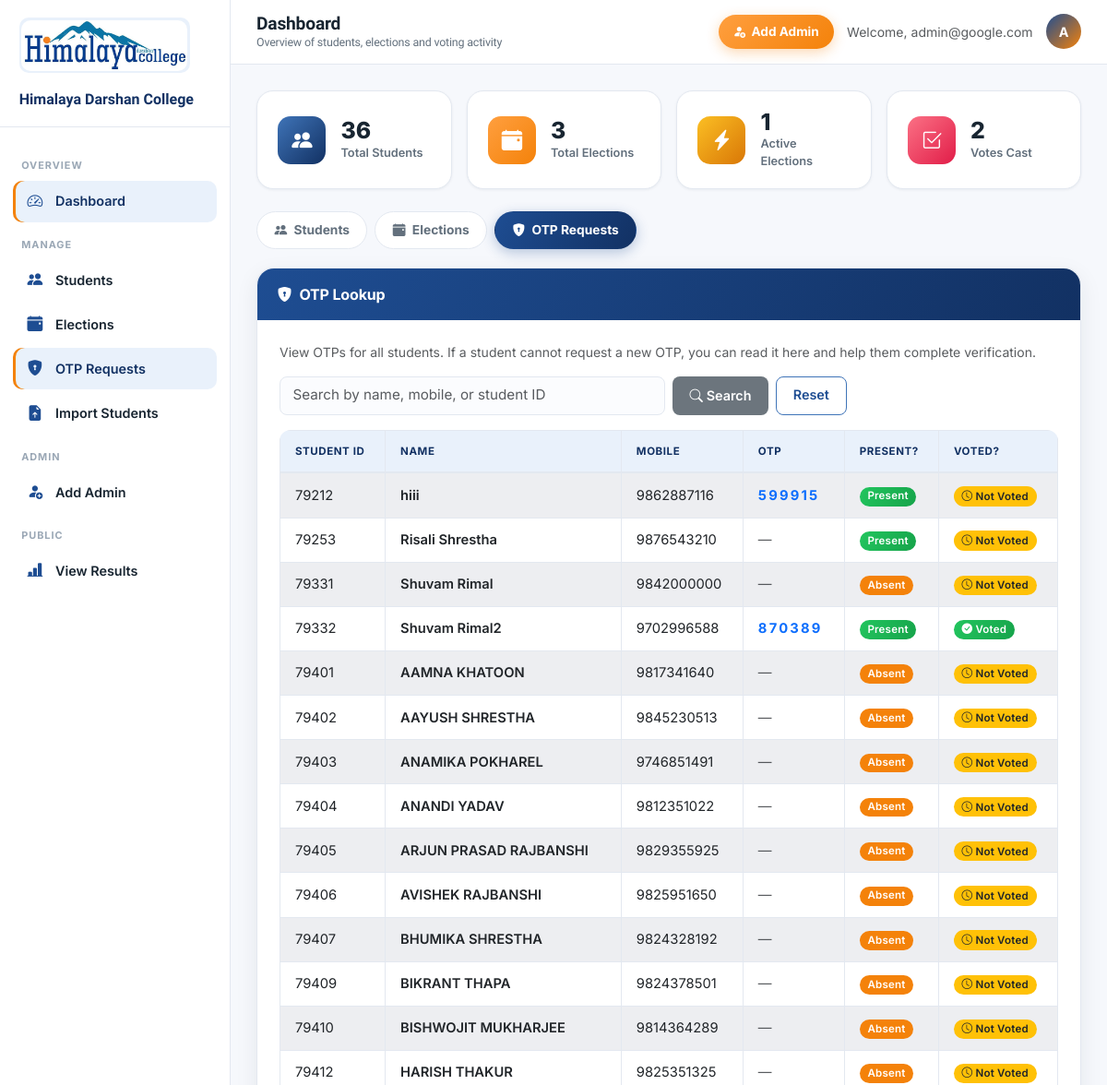
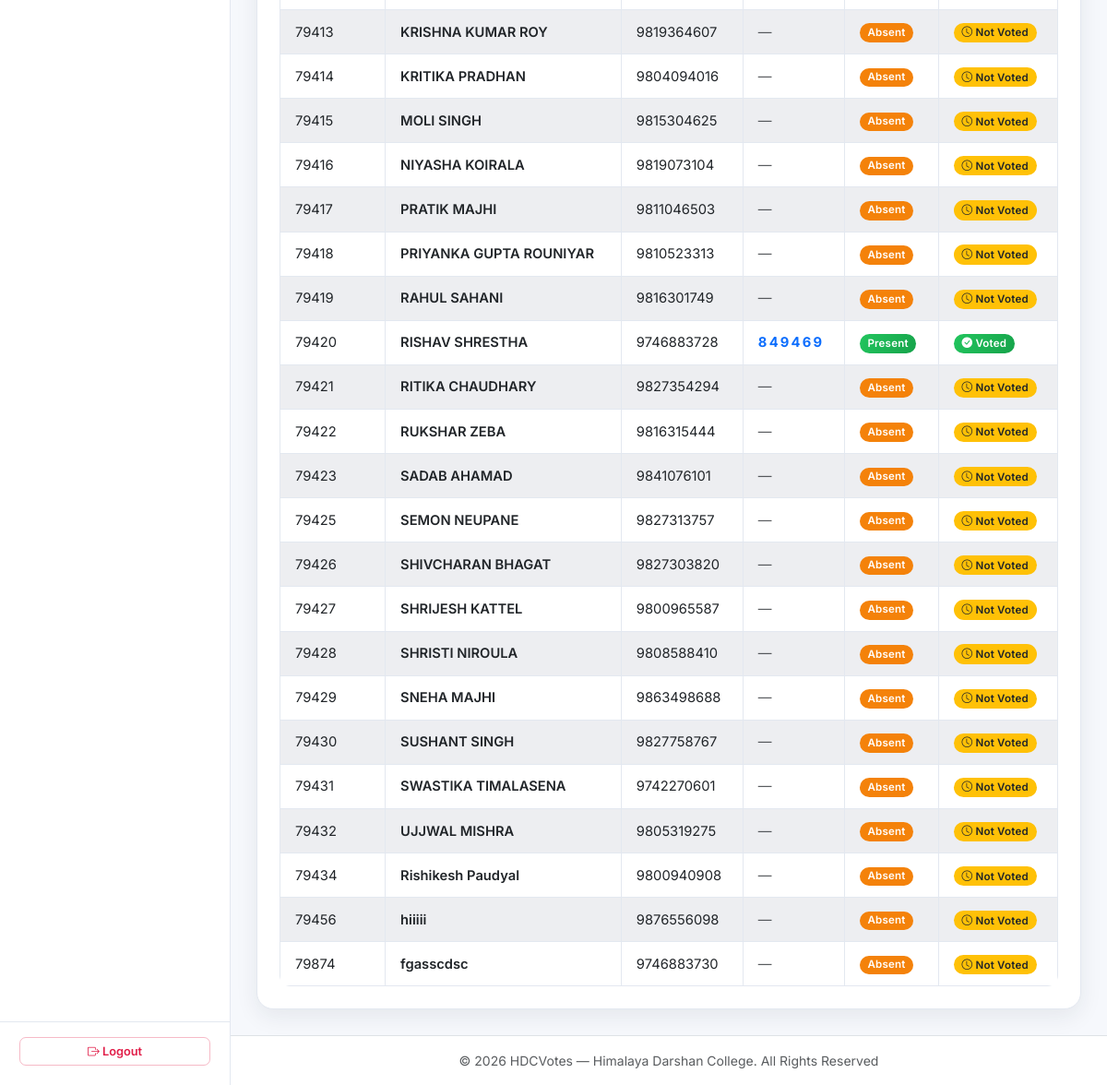
The app's page /Admin/home.php?section=otp_requests (signed in) with its own data (2 pictures, top to bottom).
### tables this page shows
CREATE TABLE `student` (
  `student_id` int(11) NOT NULL,
  `student_name` varchar(100) NOT NULL,
  `student_batch` varchar(20) NOT NULL,
  `student_faculty` varchar(50) NOT NULL,
  `student_semester` int(11) NOT NULL CHECK (`student_semester` between 1 and 8),
  `student_phone` varchar(15) DEFAULT NULL,
  `student_email` varchar(100) DEFAULT NULL,
  `student_otp` varchar(6) DEFAULT NULL,
  `voting_status` tinyint(1) DEFAULT 0,
  `is_candidate` tinyint(1) DEFAULT 0,
  `is_present` tinyint(1) NOT NULL DEFAULT 0
);

### Admin/otp_requests.php (the view, shortened to what this page needs)
<?php
$search = trim($_GET['search'] ?? '');
$sql = "SELECT student_id, student_name, student_phone, student_otp, is_present, voting_status
        FROM student
        WHERE 1=1";
$sql .= " ORDER BY student_id ASC";
$result = $conn->query($sql);
?>
<div class="card shadow">
    <div class="card-header bg-primary text-white d-flex justify-content-between align-items-center flex-wrap gap-2">
        <span><i class="bi bi-shield-lock-fill me-2"></i>OTP Lookup</span>
    </div>
    <div class="card-body">
        <p class="text-muted small">
            View OTPs for all students. If a student cannot request a new OTP, you can read it here and help them complete verification.
        </p>
        <form method="GET" action="home.php" class="row g-2 mb-3">
            <div class="col-md-6">
                <input type="text" name="search" class="form-control" placeholder="Search by name, mobile, or student ID" value="<?= htmlspecialchars($search) ?>">
            </div>
            <div class="col-md-4 d-flex gap-2">
                <button type="submit" class="btn btn-secondary"><i class="bi bi-search"></i> Search</button>
                <a href="home.php?section=otp_requests" class="btn btn-outline-secondary">Reset</a>
            </div>
        </form>
        <div class="table-responsive">
        <table class="table table-bordered table-striped table-hover align-middle">
            <thead>
                <tr>
                    <th>Student ID</th>
                    <th>Name</th>
                    <th>Mobile</th>
                    <th>OTP</th>
                    <th>Present?</th>
                    <th>Voted?</th>
                </tr>
            </thead>
            <tbody>
            <?php if ($result && $result->num_rows > 0): ?>
                <?php while ($row = $result->fetch_assoc()): ?>
                <tr>
                    <td><?= (int)$row['student_id'] ?></td>
                    <td class="fw-semibold"><?= htmlspecialchars($row['student_name']) ?></td>
                    <td><?= htmlspecialchars($row['student_phone']) ?></td>
                    <td>
                        <?php if (!empty($row['student_otp'])): ?>
                            <span class="fw-bold" style="letter-spacing:.15em; color:#0d6efd;"><?= htmlspecialchars($row['student_otp']) ?></span>
                        <?php else: ?>
                            <span class="text-muted">—</span>
                        <?php endif; ?>
                    </td>
                    <td>
                        <?php if ($row['is_present']): ?>
                            <span class="badge bg-success">Present</span>
                        <?php else: ?>
                            <span class="badge bg-secondary">Absent</span>
                        <?php endif; ?>
                    </td>
                    <td>
                        <?php if ($row['voting_status']): ?>
                            <span class="badge bg-success"><i class="bi bi-check-circle-fill"></i> Voted</span>
                        <?php else: ?>
                            <span class="badge bg-warning text-dark"><i class="bi bi-clock"></i> Not Voted</span>
                        <?php endif; ?>
                    </td>
                </tr>
                <?php endwhile; ?>
            <?php else: ?>
                <tr><td colspan="6" class="text-center text-muted py-4"><i class="bi bi-inbox display-6 d-block mb-2"></i>No students found.</td></tr>
            <?php endif; ?>
            </tbody>
        </table>
        </div>
    </div>
</div>

### assets/css/custom.css (style rules this page uses)
:root { --primary:#ffffff; --primary-tint:#f6f8fc; --primary-shade:#eef1f6; --secondary:#1e4d92; --secondary-dark:#123163; --secondary-light:#3f74b8; --secondary-soft:#e9f1fb; --tertiary:#f4820a; --tertiary-dark:#c96600; --tertiary-light:#ff9f3f; --tertiary-soft:#fff1e0; --success:#16a34a; --danger:#e11d48; --warning:#d97706; --primary-brand:var(--secondary); --primary-dark:var(--secondary-dark); --primary-light:var(--secondary-light); --accent:var(--tertiary); --ink:#182531; --muted:#63707d; --border:#e3e8f0; --bg:var(--primary-tint); --card:var(--primary); --sidebar-from:#ffffff; --sidebar-to:#ffffff; --radius-lg:18px; --radius-md:12px; --radius-sm:8px; --shadow-sm:0 1px 3px rgba(24,37,49,0.06); --shadow-md:0 8px 24px rgba(24,37,49,0.08); --shadow-lg:0 20px 50px rgba(24,37,49,0.16); }
* { box-sizing:border-box; }
html, body { background:var(--bg); color:var(--ink); font-family:'Inter','Plus Jakarta Sans',-apple-system,BlinkMacSystemFont,sans-serif; -webkit-font-smoothing:antialiased; }
a { color:var(--secondary); text-decoration:none; }
.btn { border-radius:var(--radius-sm); font-weight:600; font-size:0.9rem; padding:0.5rem 1.1rem; transition:all .18s ease; border:1px solid transparent; }
.btn-secondary, .btn-outline-secondary { border-radius:var(--radius-sm); }
.btn-outline-secondary { color:var(--secondary); border-color:var(--secondary-light); }
.card { border:1px solid var(--border); border-radius:var(--radius-lg); box-shadow:var(--shadow-sm); background:var(--card); }
.card-header { border-radius:var(--radius-lg) var(--radius-lg) 0 0 !important; border-bottom:none; font-weight:700; padding:1rem 1.35rem; letter-spacing:-0.01em; }
.card-header.bg-primary { background:linear-gradient(120deg,var(--secondary),var(--secondary-dark)) !important; }
.card-body { padding:1.5rem; }
.card.shadow { box-shadow:var(--shadow-md) !important; }
.form-control, .form-select { border-radius:var(--radius-sm); border:1.5px solid var(--border); padding:0.55rem 0.85rem; font-size:0.95rem; transition:all .15s ease; background:#fbfcfe; }
.table { margin-bottom:0; }
.table thead th { background:var(--secondary-soft); color:var(--secondary-dark); font-size:0.72rem; text-transform:uppercase; letter-spacing:.05em; font-weight:700; border-bottom:2px solid var(--border); padding:0.85rem 1rem; white-space:nowrap; }
.table td { padding:0.75rem 1rem; vertical-align:middle; border-color:var(--border); font-size:0.92rem; }
.table-striped>tbody>tr:nth-of-type(odd)>* { background-color:#fafbfe; }
.table-bordered { border-color:var(--border); }
.table-responsive { border-radius:var(--radius-md); }
.badge { font-weight:600; padding:0.4em 0.75em; border-radius:30px; font-size:0.72rem; letter-spacing:.02em; }
.badge.bg-secondary { background:var(--tertiary) !important; }
.bg-primary { background:linear-gradient(120deg,var(--secondary),var(--secondary-dark)) !important; }
.bg-success { background:linear-gradient(120deg,#22c55e,var(--success)) !important; }
.bg-secondary { background:linear-gradient(120deg,var(--tertiary-light),var(--tertiary)) !important; }

### records on screen
student: student_id "79212", student_name "hiii", student_phone "9862887116", student_otp "599915", is_present "Present", voting_status 0 (drawn)
student: student_id "79253", student_name "Risali Shrestha", student_phone "9876543210", is_present "Present", voting_status 0 (drawn)
student: student_id "79331", student_name "Shuvam Rimal", student_phone "9842000000", is_present "Absent", voting_status 0 (drawn)
student: student_id "79332", student_name "Shuvam Rimal2", student_phone "9702996588", student_otp "870389", is_present "Present", voting_status 1 (drawn)
student: student_id "79401", student_name "AAMNA KHATOON", student_phone "9817341640", is_present "Absent", voting_status 0 (drawn)
student: student_id "79402", student_name "AAYUSH SHRESTHA", student_phone "9845230513", is_present "Absent", voting_status 0 (drawn)
student: student_id "79403", student_name "ANAMIKA POKHAREL", student_phone "9746851491", is_present "Absent", voting_status 0 (drawn)
student: student_id "79404", student_name "ANANDI YADAV", student_phone "9812351022", is_present "Absent", voting_status 0 (drawn)
student: student_id "79405", student_name "ARJUN PRASAD RAJBANSHI", student_phone "9829355925", is_present "Absent", voting_status 0 (drawn)
student: student_id "79406", student_name "AVISHEK RAJBANSHI", student_phone "9825951650", is_present "Absent", voting_status 0 (drawn)
student: student_id "79407", student_name "BHUMIKA SHRESTHA", student_phone "9824328192", is_present "Absent", voting_status 0 (drawn)
student: student_id "79409", student_name "BIKRANT THAPA", student_phone "9824378501", is_present "Absent", voting_status 0 (drawn)
student: student_id "79410", student_name "BISHWOJIT MUKHARJEE", student_phone "9814364289", is_present "Absent", voting_status 0 (drawn)
student: student_id "79412", student_name "HARISH THAKUR", student_phone "9825351325", is_present "Absent", voting_status 0 (drawn)
student: student_id "79413", student_name "KRISHNA KUMAR ROY", student_phone "9819364607", is_present "Absent", voting_status 0 (drawn)
student: student_id "79414", student_name "KRITIKA PRADHAN", student_phone "9804094016", is_present "Absent", voting_status 0 (drawn)
student: student_id "79415", student_name "MOLI SINGH", student_phone "9815304625", is_present "Absent", voting_status 0 (drawn)
student: student_id "79416", student_name "NIYASHA KOIRALA", student_phone "9819073104", is_present "Absent", voting_status 0 (drawn)
student: student_id "79417", student_name "PRATIK MAJHI", student_phone "9811046503", is_present "Absent", voting_status 0 (drawn)
student: student_id "79418", student_name "PRIYANKA GUPTA ROUNIYAR", student_phone "9810523313", is_present "Absent", voting_status 0 (drawn)
student: student_id "79419", student_name "RAHUL SAHANI", student_phone "9816301749", is_present "Absent", voting_status 0 (drawn)
student: student_id "79420", student_name "RISHAV SHRESTHA", student_phone "9746883728", student_otp "849469", is_present "Present", voting_status 1 (drawn)
student: student_id "79421", student_name "RITIKA CHAUDHARY", student_phone "9827354294", is_present "Absent", voting_status 0 (drawn)
student: student_id "79422", student_name "RUKSHAR ZEBA", student_phone "9816315444", is_present "Absent", voting_status 0 (drawn)
student: student_id "79423", student_name "SADAB AHAMAD", student_phone "9841076101", is_present "Absent", voting_status 0 (drawn)
student: student_id "79425", student_name "SEMON NEUPANE", student_phone "9827313757", is_present "Absent", voting_status 0 (drawn)
student: student_id "79426", student_name "SHIVCHARAN BHAGAT", student_phone "9827303820", is_present "Absent", voting_status 0 (drawn)
student: student_id "79427", student_name "SHRIJESH KATTEL", student_phone "9800965587", is_present "Absent", voting_status 0 (drawn)
student: student_id "79428", student_name "SHRISTI NIROULA", student_phone "9808588410", is_present "Absent", voting_status 0 (drawn)
student: student_id "79429", student_name "SNEHA MAJHI", student_phone "9863498688", is_present "Absent", voting_status 0 (drawn)
student: student_id "79430", student_name "SUSHANT SINGH", student_phone "9827758767", is_present "Absent", voting_status 0 (drawn)
student: student_id "79431", student_name "SWASTIKA TIMALASENA", student_phone "9742270601", is_present "Absent", voting_status 0 (drawn)
student: student_id "79432", student_name "UJJWAL MISHRA", student_phone "9805319275", is_present "Absent", voting_status 0 (drawn)
student: student_id "79434", student_name "Rishikesh Paudyal", student_phone "9800940908", is_present "Absent", voting_status 0 (drawn)
student: student_id "79456", student_name "hiiiii", student_phone "9876556098", is_present "Absent", voting_status 0 (drawn)
student: student_id "79874", student_name "fgasscdsc", student_phone "9746883730", is_present "Absent", voting_status 0 (drawn)

### other values on screen
$pageTitle "Dashboard"
$pageSubtitle "Overview of students, elections and voting activity"
$adminEmail "admin@google.com"
$adminInitial "A"
$total_students "36"
$total_elections "3"
$active_elections "1"
$total_votes "2"
